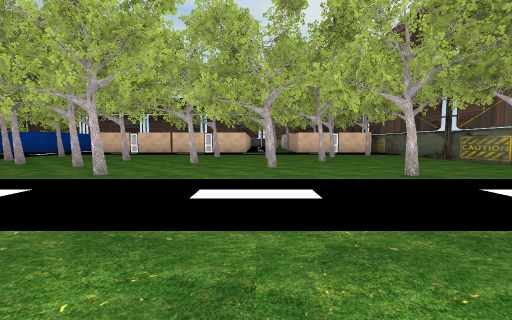
[1] (above)

24 first-person views from a walk through a scene from a Unity 3-D project. The camera is 1.4 m above the floor, tilts 4° down and sees 90° across. The floor is counted in squares, 2.57 m on a side. Each view is taken from the middle of a square. On the plan, view 1 faces up. The plan holds only what a view shows up to about 9 squares ahead; the rest is blank. The player is left out. Some animated figures are not drawn. Door leaves are left out, so doorways stand open. Some surface patterns are stand-ins.

[2]
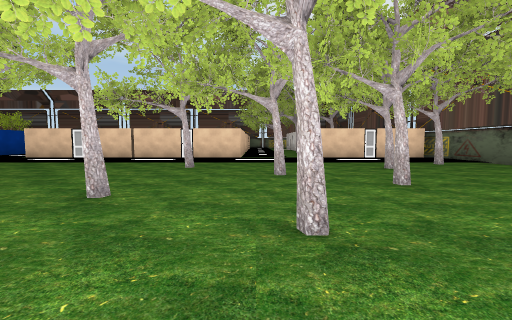

[3]
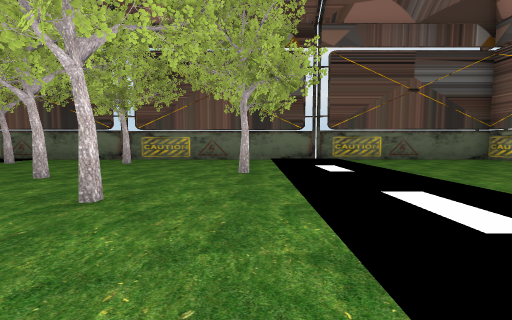

[4]
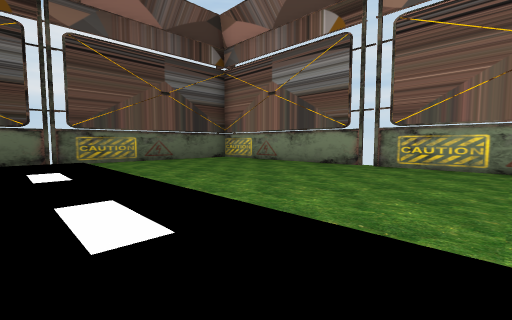

[5]
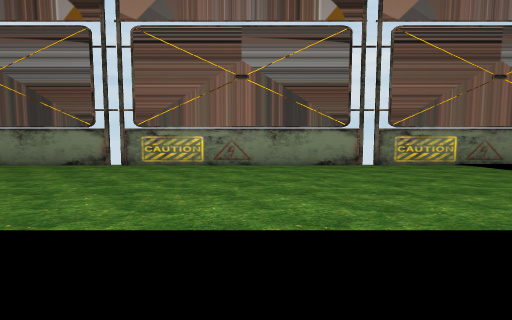

[6]
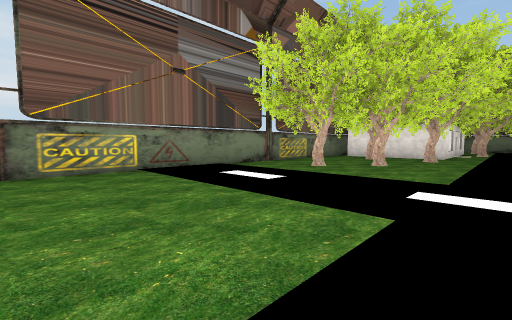

[7]
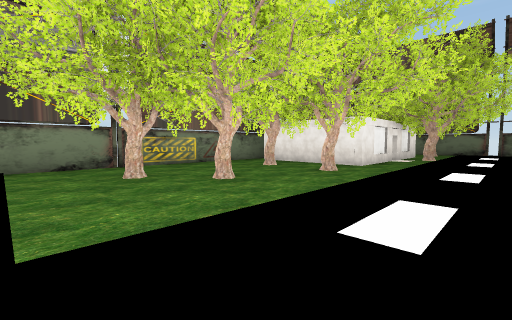

[8]
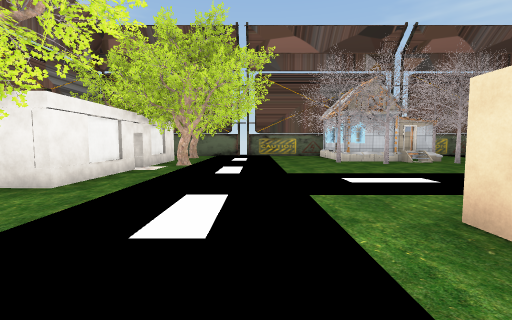

[9]
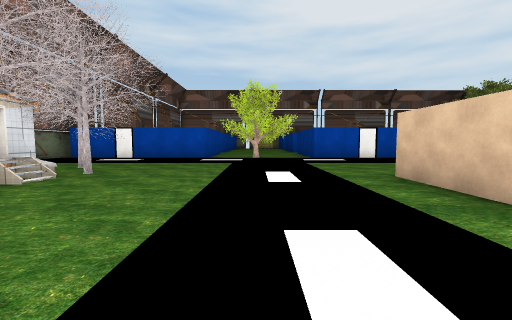

[10]
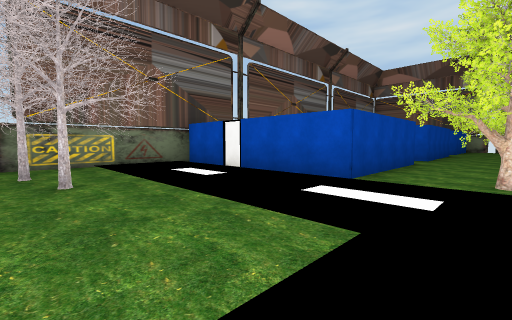

[11]
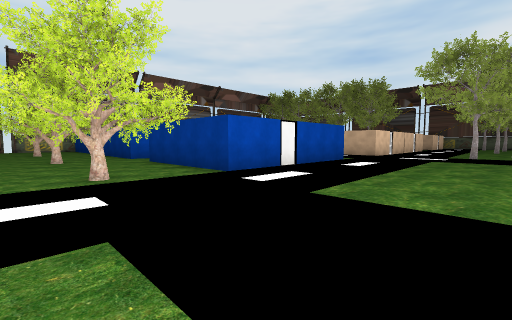

[12]
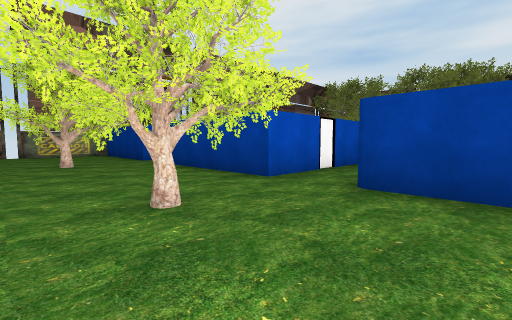

[13]
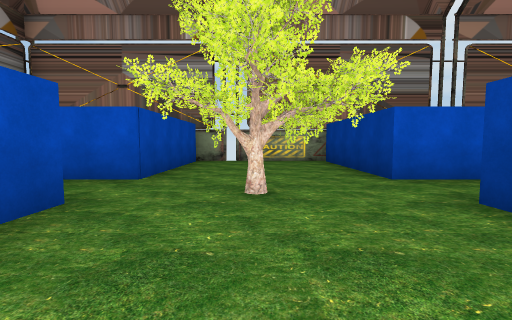

[14]
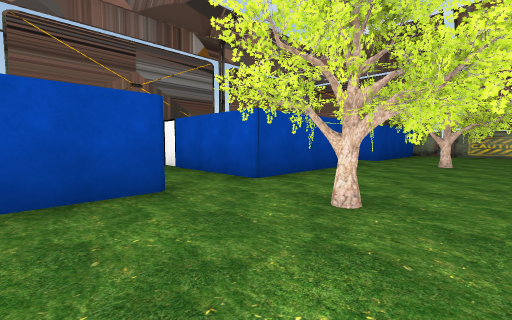

[15]
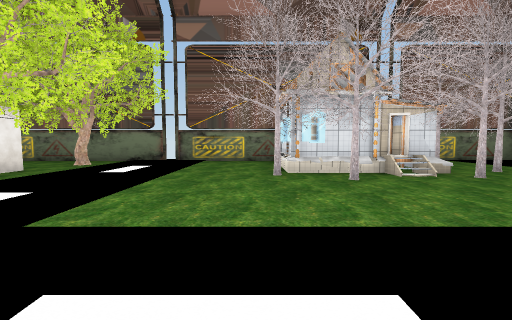

[16]
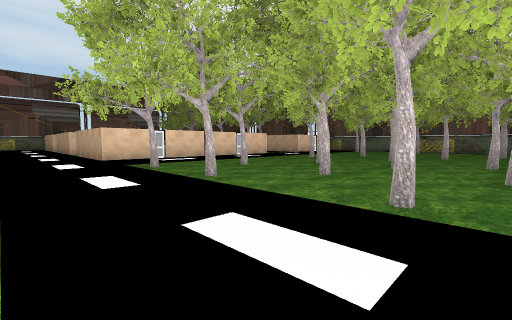

[17]
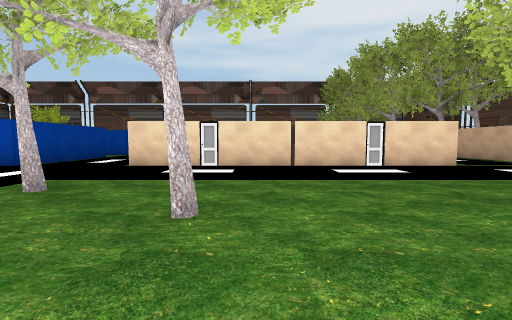

[18]
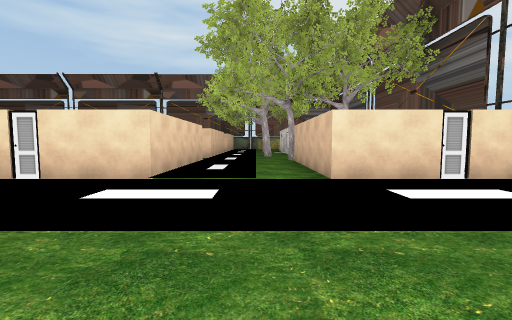

[19]
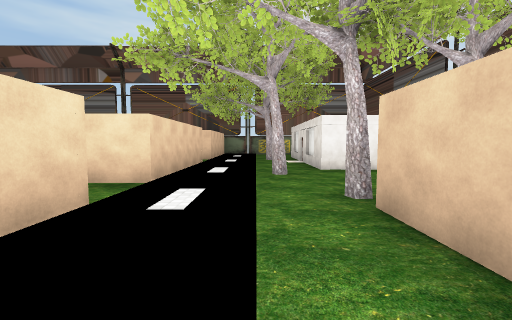

[20]
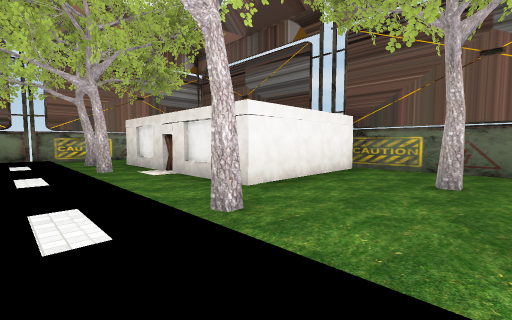

[21]
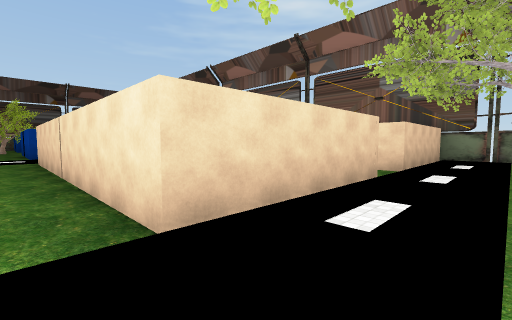

[22]
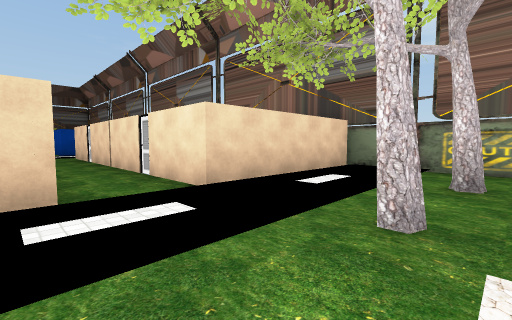

[23]
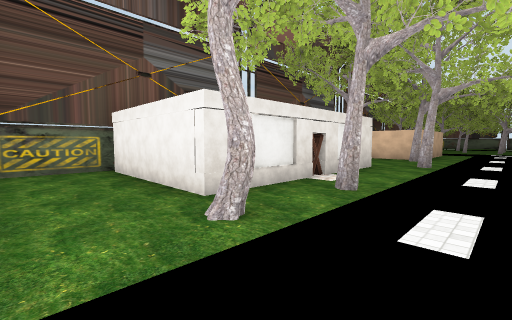

[24]
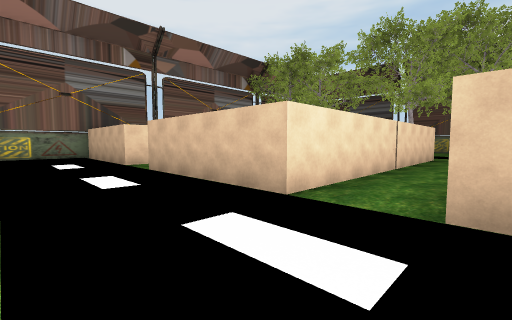

### Floor plan
Key: @ floor where view 1 was taken; # wall or solid block; x gap in a wall; . main floor; : floor 0.25 m higher than the main floor; / step, stairs or slope; D open door; T tree; H house; C cabin; O other object.
Columns run from 24 left of view 1 to 6 right of it. Each row starts with its distance up from view 1.
 27      # ###    ###      #TT##
 26      H...H      H      H:/....#
 25      H...H      #      H:/#...#
 24      H...H     .#      H:/.CCC#
 23     HH.T.HH    .#H.H#HHH:#TC
 22     ...TT..    .........:/.C
 21      H..TH     .#      H:/.C
 20      H...H     .#      H:/.CCC#
 19      H...H     .#      H:T....#
 18   HHHH.T.HHHHH..#HHH#HHH:/..T.#
 17    ....TT... ...........:/T...#
 16      H...H   H..#      H:/HH  T
 15      H...H   H .#      H:/H
 14      H.TTH   H .#      H:/H
 13 #HHHHH.T.HHHHH..#H H#HHH:/HHHH#
 12 #............  .  ............#
 11 #............. ...............#
 10 #..TT...........#T.....T......#
  9 #TTTTT............T........T..#
  8   #DT....H     ..T..T...T.....#
  7     TT...H     .......T...T...#
  6 ## OT....H    ....T.T...T.....#
  5 #..TT....H    ...T............#
  4 #..........   .....T.T.....T..#
  3 #  ............      ........ #
  2 # ...T........    .   ....... #
  1 #TT.T.........................#
  0 #..CCCCCCT.T............@.....#
 -1 #.TC    CT..T.................#
 -2 #       C.....................#
 -3         #.....................#
 -4         ##########x#####x####

Where each view was taken, in squares from view 1:
view 1: 0 up, 0 right, facing up
view 2: 4 up, 0 right, facing up
view 3: 4 up, 2 left, facing right
view 4: 3 up, 2 left, facing down-right
view 5: 3 up, 3 left, facing down
view 6: 2 up, 6 left, facing down-left
view 7: 3 up, 10 left, facing down-left
view 8: 3 up, 13 left, facing left
view 9: 4 up, 17 left, facing up
view 10: 9 up, 17 left, facing up-left
view 11: 9 up, 18 left, facing up-right
view 12: 15 up, 18 left, facing up-right
view 13: 19 up, 17 left, facing up
view 14: 15 up, 16 left, facing up-left
view 15: 5 up, 16 left, facing left
view 16: 4 up, 10 left, facing up-right
view 17: 7 up, 5 left, facing up
view 18: 9 up, 1 right, facing up
view 19: 14 up, 1 right, facing up
view 20: 17 up, 0 right, facing up-right
view 21: 17 up, 1 right, facing up-left
view 22: 21 up, 2 right, facing up-left
view 23: 26 up, 0 right, facing down-right
view 24: 16 up, 10 left, facing up-right
